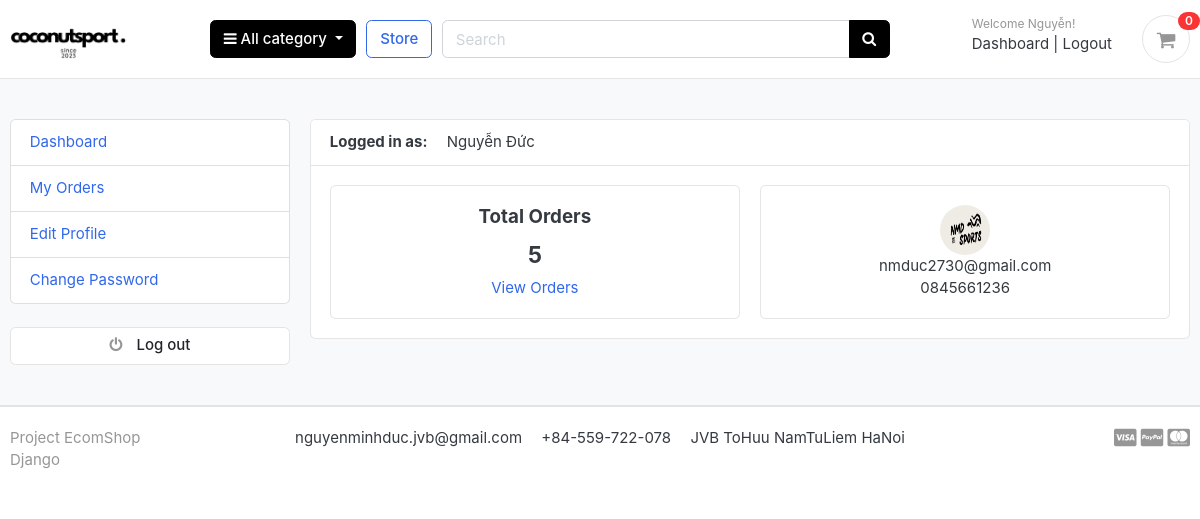
The app's page /accounts/dashboard/ (signed in) with its own data.
### accounts/models.py (models this page shows, shortened)
class Account(AbstractBaseUser):
    first_name      = models.CharField(max_length=50)
    last_name       = models.CharField(max_length=50)
    username        = models.CharField(max_length=50, unique=True)
    email           = models.EmailField(max_length=100, unique=True)
    phone_number    = models.CharField(max_length=50)
    date_joined     = models.DateTimeField(auto_now_add=True)
    last_login      = models.DateTimeField(auto_now_add=True)
    is_admin        = models.BooleanField(default=False)
    is_staff        = models.BooleanField(default=False)
    is_active        = models.BooleanField(default=False)
    is_superadmin        = models.BooleanField(default=False)
    USERNAME_FIELD = 'email'
    REQUIRED_FIELDS = ['username', 'first_name', 'last_name']
    objects = MyAccountManager()
    def full_name(self):
        return f'{self.first_name} {self.last_name}'

class UserProfile(models.Model):
    user = models.OneToOneField(Account, on_delete=models.CASCADE)
    address_line_1 = models.CharField(blank=True, max_length=100)
    address_line_2 = models.CharField(blank=True, max_length=100)
    profile_picture = models.ImageField(blank=True, upload_to='userprofile')
    city = models.CharField(blank=True, max_length=20)
    state = models.CharField(blank=True, max_length=20)
    country = models.CharField(blank=True, max_length=20)

### accounts/views.py (the view)
# urls.py: path('dashboard/', views.dashboard, name='dashboard'),
@login_required(login_url = 'login')
def dashboard(request):
    orders = Order.objects.order_by('-created_at').filter(user_id=request.user.id, is_ordered=True)
    orders_count = orders.count()
    userprofile = UserProfile.objects.get(user_id=request.user.id)
    context = {
        'orders_count': orders_count,
        'userprofile': userprofile,
    }
    return render(request, 'accounts/dashboard.html', context)

### carts/context_processors.py (called while the page is built)
def counter(request):
    cart_count = 0
    if 'admin' in request.path:
        return {}
    else:
        try:
            cart = Cart.objects.filter(cart_id=_cart_id(request))
            if request.user.is_authenticated:
                cart_items = CartItem.objects.all().filter(user=request.user)
            else:
                cart_items = CartItem.objects.all().filter(cart=cart[:1])
            for cart_item in cart_items:
                cart_count += cart_item.quantity
        except Cart.DoesNotExist:
            cart_count = 0
    return dict(cart_count=cart_count)

### carts/views.py (called while the page is built)
def _cart_id(request):
    cart = request.session.session_key
    if not cart:
        cart = request.session.create()
    return cart

### category/context_processors.py (called while the page is built)
def menu_links(request):
    links = Category.objects.all()
    return dict(links=links)

### category/models.py (called while the page is built)
    def get_url(self):
        return reverse('products_by_category', args=[self.slug])

### templates/accounts/dashboard.html (shortened to what this page needs)
{% extends 'base.html' %}
{% block content %}
<section class="section-conten padding-y bg">
<div class="container">
	<div class="row">
	{% include 'includes/dashboard_sidebar.html' %}
	<main class="col-md-9">
		<article class="card">
		<header class="card-header">
			<strong class="d-inline-block mr-3">Logged in as:</strong>
			<span>{{user.full_name}}</span>
		</header>
		<div class="card-body">
			<div class="row">
			<div class="col-md-6">
				<div class="card" style="text-align:center;">
					<div class="card-body">
						<h5 class="card-title">Total Orders</h5>
						<h4>{{orders_count}}</h4>
						<a href="{% url 'my_orders' %}">View Orders</a>
					</div>
				</div>
			</div>
			<div class="col-md-6">
				<div class="card" style="text-align:center;">
					<div class="card-body">
						<img src="{{userprofile.profile_picture.url}}" alt="User Profile Picture" width="50" height="50" style="border-radius:50%;">
						<p class="mb-0">{{user.email}}</p>
						<p>{{user.phone_number}}</p>
					</div>
				</div>
			</div>
			</div>
		</div>
		</article>
	</main>
</div>
</div>
</section>
{% endblock %}

### templates/includes/navbar.html (shortened to what this page needs)
{% load static %}
<header class="section-header">
<section class="header-main border-bottom">
  <div class="container">
<div class="row align-items-center">
  <div class="col-lg-2 col-md-3 col-6">
    <a href="{% url 'home' %}" class="brand-wrap">
      <img class="logo" src="{% static './images/logo.png' %}">
    </a>
  </div>
  <div class="col-lg col-sm col-md col-6 flex-grow-0">
    <div class="category-wrap dropdown d-inline-block float-right">
      <button type="button" class="btn btn-primary dropdown-toggle" data-toggle="dropdown">
        <i class="fa fa-bars"></i> All category
      </button>
    </div>
  </div>
  <a href="{% url 'store' %}" class="btn btn-outline-primary">Store</a>
  <div class="col-lg  col-md-6 col-sm-12 col">
    <form action="{% url 'search' %}" class="search" method='GET'>
      <div class="input-group w-100">
          <input type="text" class="form-control" style="width:60%;" placeholder="Search" name="keyword" required>
          <div class="input-group-append">
            <button class="btn btn-primary" type="submit">
              <i class="fa fa-search"></i>
            </button>
          </div>
        </div>
    </form>
  </div>
  <div class="col-lg-3 col-sm-6 col-8 order-2 order-lg-3">
        <div class="d-flex justify-content-end mb-3 mb-lg-0">
          {% if user.id is None %}
          <div class="widget-header">
            <small class="title text-muted">Welcome guest!</small>
            <div>
              <a href="{% url 'login' %}">Sign in</a> <span class="dark-transp"> | </span>
              <a href="{% url 'register' %}"> Register</a>
            </div>
          </div>
          {% else %}
          <div class="widget-header">
            <small class="title text-muted">Welcome {{user.first_name}}!</small>
            <div>
              <a href="{% url 'dashboard' %}">Dashboard</a> <span class="dark-transp"> | </span>
              <a href="{% url 'logout' %}"> Logout</a>
            </div>
          </div>
          {% endif %}
          <a href="{% url 'cart' %}" class="widget-header pl-3 ml-3">
            <div class="icon icon-sm rounded-circle border"><i class="fa fa-shopping-cart"></i></div>
            <span class="badge badge-pill badge-danger notify">{{cart_count}}</span>
          </a>
        </div>
      </div>
</div>
  </div>
</section>
</header>

### static/css/ui.css (style rules this page uses)
html { font-family: "Inter", sans-serif; font-size: 15px; }
.icon-xs, .icon-sm, .icon-md, .icon-lg { display: inline-block; text-align: center; flex-shrink: 0; flex-grow: 0; }
.icon-sm { width: 48px; height: 48px; line-height: 48px !important; font-size: 20px; }
.padding-y { padding-top: 40px; padding-bottom: 40px; }
article:after, .form-group:after { display: block; clear: both; content: ""; }
.bg { background-color: #f8f9fa; }
p:last-child { margin-bottom: 0; }
.header-main { position: relative; padding-top: 1rem; padding-bottom: 1rem; }
.brand-wrap .logo, .navbar-brand .logo { margin-right: 7px; max-height: 42px; display: inline-block; }
.widget-header { display: inline-block; vertical-align: middle; position: relative; }
.widget-header a { color: #343a40; }
.widget-header i { color: #969696; }
.widget-header .title { display: block; }
.widget-header .notify { position: absolute; top: -3px; right: -10px; }
.notify { position: absolute; top: -4px; right: -10px; display: inline-block; padding: 0.25em 0.6em; font-size: 12px; line-height: 1; text-align: center; border-radius: 3rem; color: #fff; background-color: #fa3434; }

### records on screen
Account: first_name "Nguyễn", full_name "Nguyễn Đức", email "nmduc2730@gmail.com", phone_number "0845661236"
UserProfile: profile_picture (picture)

### other values on screen
{{ cart_count }} "0"
{{ orders_count }} "5"
